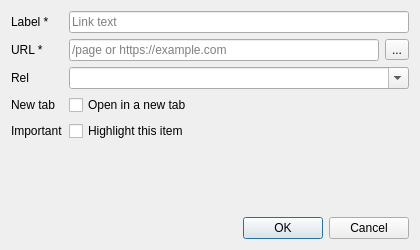
<?xml version="1.0" encoding="UTF-8"?>
<ui version="4.0">
 <class>DialogMenuItemEdit</class>
 <widget class="QDialog" name="DialogMenuItemEdit">
  <property name="geometry">
   <rect>
    <x>0</x>
    <y>0</y>
    <width>420</width>
    <height>250</height>
   </rect>
  </property>
  <property name="windowTitle">
   <string>Menu Item</string>
  </property>
  <layout class="QVBoxLayout" name="verticalLayout">
   <item>
    <layout class="QFormLayout" name="formLayout">
     <property name="fieldGrowthPolicy">
      <enum>QFormLayout::AllNonFixedFieldsGrow</enum>
     </property>
     <item row="0" column="0">
      <widget class="QLabel" name="labelLabel">
       <property name="text">
        <string>Label *</string>
       </property>
      </widget>
     </item>
     <item row="0" column="1">
      <widget class="QLineEdit" name="lineEditLabel">
       <property name="placeholderText">
        <string>Link text</string>
       </property>
      </widget>
     </item>
     <item row="1" column="0">
      <widget class="QLabel" name="labelUrl">
       <property name="text">
        <string>URL *</string>
       </property>
      </widget>
     </item>
     <item row="1" column="1">
      <layout class="QHBoxLayout" name="hboxUrl">
       <item>
        <widget class="QLineEdit" name="lineEditUrl">
         <property name="placeholderText">
          <string>/page or https://example.com</string>
         </property>
        </widget>
       </item>
       <item>
        <widget class="QToolButton" name="btnPickPage">
         <property name="text">
          <string>...</string>
         </property>
         <property name="toolTip">
          <string>Pick an existing page</string>
         </property>
        </widget>
       </item>
      </layout>
     </item>
     <item row="2" column="0">
      <widget class="QLabel" name="labelRel">
       <property name="text">
        <string>Rel</string>
       </property>
      </widget>
     </item>
     <item row="2" column="1">
      <widget class="QComboBox" name="comboRel">
       <property name="editable">
        <bool>true</bool>
       </property>
      </widget>
     </item>
     <item row="3" column="0">
      <widget class="QLabel" name="labelNewTab">
       <property name="text">
        <string>New tab</string>
       </property>
      </widget>
     </item>
     <item row="3" column="1">
      <widget class="QCheckBox" name="checkNewTab">
       <property name="text">
        <string>Open in a new tab</string>
       </property>
      </widget>
     </item>
     <item row="4" column="0">
      <widget class="QLabel" name="labelImportant">
       <property name="text">
        <string>Important</string>
       </property>
      </widget>
     </item>
     <item row="4" column="1">
      <widget class="QCheckBox" name="checkImportant">
       <property name="text">
        <string>Highlight this item</string>
       </property>
      </widget>
     </item>
    </layout>
   </item>
   <item>
    <widget class="QDialogButtonBox" name="buttonBox">
     <property name="orientation">
      <enum>Qt::Horizontal</enum>
     </property>
     <property name="standardButtons">
      <set>QDialogButtonBox::Cancel|QDialogButtonBox::Ok</set>
     </property>
    </widget>
   </item>
  </layout>
 </widget>
 <resources/>
 <connections>
  <connection>
   <sender>buttonBox</sender>
   <signal>accepted()</signal>
   <receiver>DialogMenuItemEdit</receiver>
   <slot>accept()</slot>
   <hints>
    <hint type="sourcelabel"><x>248</x><y>200</y></hint>
    <hint type="destinationlabel"><x>157</x><y>220</y></hint>
   </hints>
  </connection>
  <connection>
   <sender>buttonBox</sender>
   <signal>rejected()</signal>
   <receiver>DialogMenuItemEdit</receiver>
   <slot>reject()</slot>
   <hints>
    <hint type="sourcelabel"><x>316</x><y>200</y></hint>
    <hint type="destinationlabel"><x>286</x><y>220</y></hint>
   </hints>
  </connection>
 </connections>
</ui>
